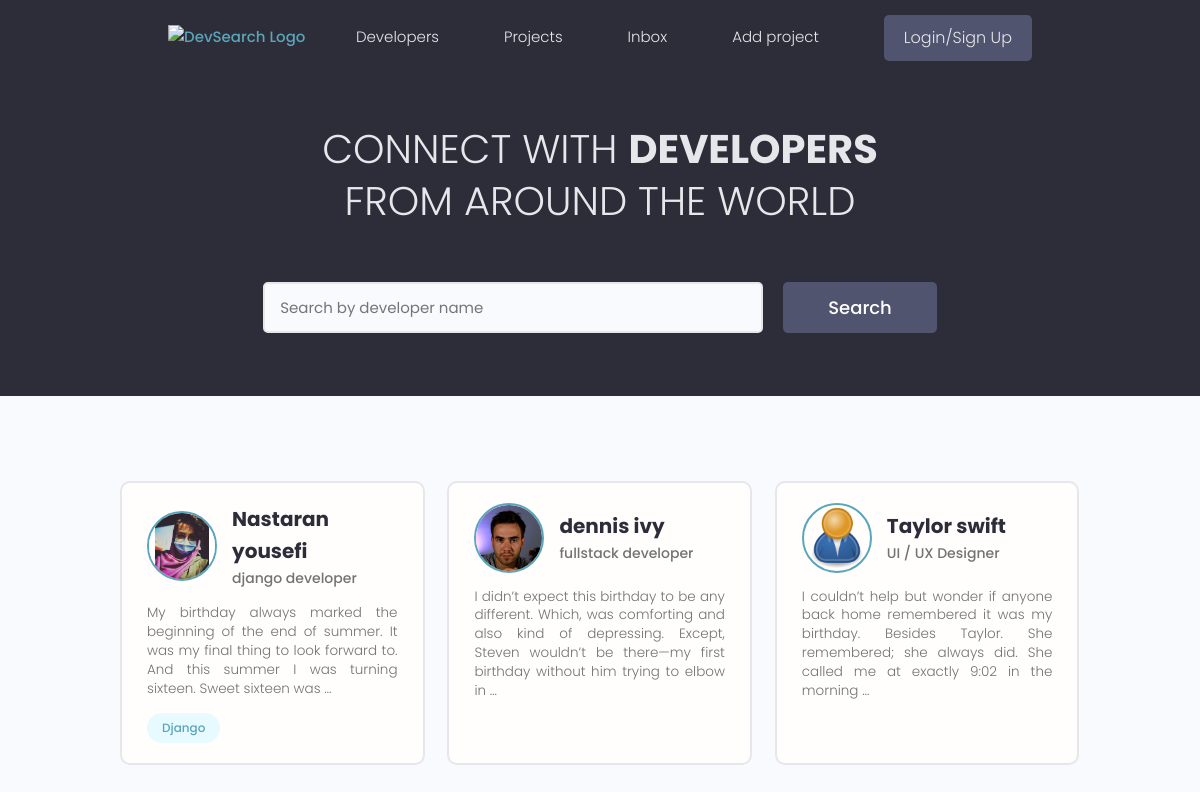
/, run on an earlier commit of the app's database.
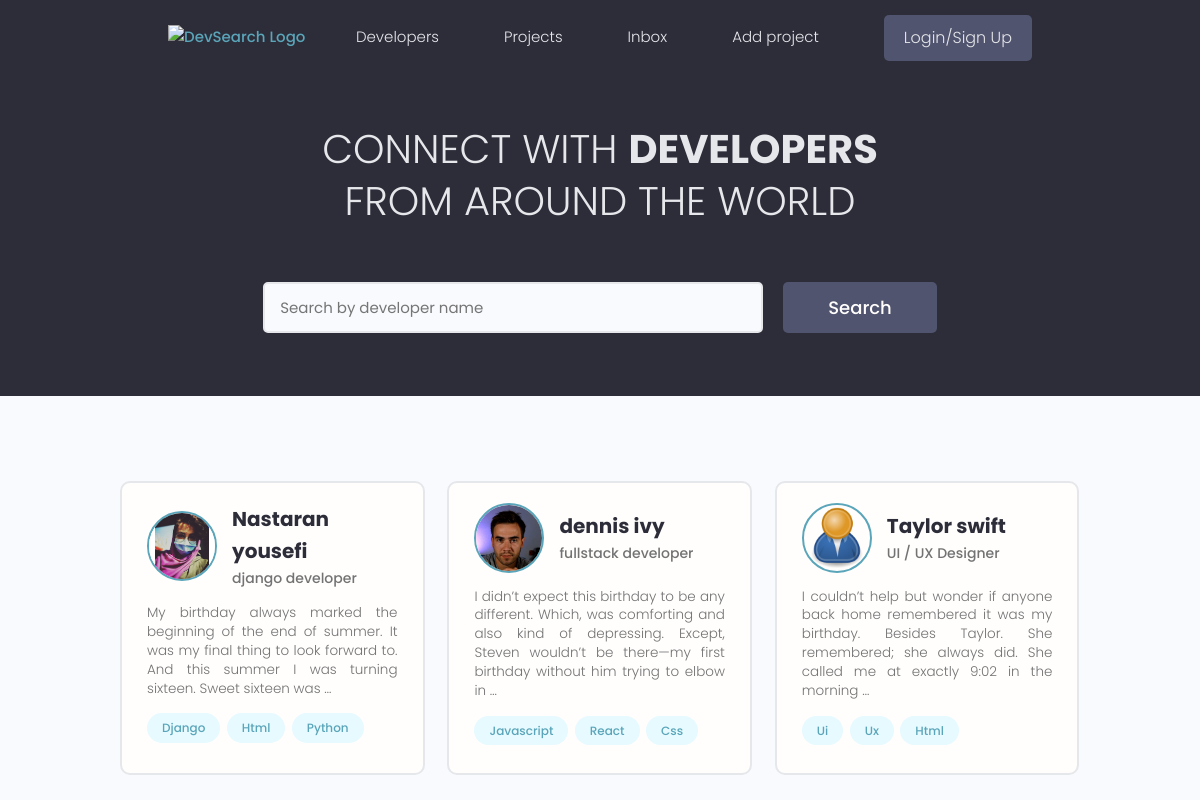
And on a later commit of the database.
### users/models.py (models this page shows, shortened)
class Profile(models.Model):
    user = models.OneToOneField(User, on_delete=models.CASCADE, null=True, blank=True)
    name = models.CharField(max_length=250, null=True, blank=True)
    username = models.CharField(max_length=250, null=True, blank=True)
    email = models.EmailField(max_length=500, blank=True, null=True)
    short_intro = models.CharField(max_length=200, blank=True, null=True)
    bio = models.TextField(blank=True, null=True)
    location = models.CharField(max_length=200, blank=True, null=True)
    profile_image = models.ImageField(blank=True, null=True, upload_to='profiles/',
                         default='profiles/user-default.png')
    social_github = models.CharField(max_length=500, blank=True, null=True)
    social_linkedin = models.CharField(max_length=500, blank=True, null=True)
    social_website = models.CharField(max_length=500, blank=True, null=True)
    social_twitter = models.CharField(max_length=500, blank=True, null=True)
    created = models.DateTimeField(auto_now_add=True)
    id = models.UUIDField(default=uuid.uuid4, unique=True, editable=False, primary_key=True)

class Skill(models.Model):
    owner = models.ForeignKey(Profile, on_delete=models.CASCADE)
    name = models.CharField(max_length=200, blank=True, null=True)
    description = models.TextField(null=True, blank=True)

### users/views.py (the view)
# urls.py: path('', views.profiles, name='profiles'),
def profiles(request):
    profiles = Profile.objects.all()
    context = {
        'profiles' : profiles,
    }
    return render(request, 'users/profiles.html', context)

### users/templates/users/profiles.html (shortened to what this page needs)
{% extends 'main.html' %}
{% block content %}
<main class="home">
    <section class="hero-section text-center">
      <div class="container container--narrow">
        <div class="hero-section__box">
          <h2>CONNECT WITH <span>DEVELOPERS</span></h2>
          <h2>FROM AROUND THE WORLD</h2>
        </div>
        <div class="hero-section__search">
          <form class="form" action="#" method="get">
            <div class="form__field">
              <input class="input input--text" id="formInput#search" type="text" name="text"
                placeholder="Search by developer name" />
            </div>
            <input class="btn btn--sub btn--lg" type="submit" value="Search" />
          </form>
        </div>
      </div>
    </section>
    <section class="devlist">
      <div class="container">
        <div class="grid grid--three">
        {% for profile in profiles %}
          <div class="column card">
            <div class="dev">
              <a href="{% url 'user-profile' profile.pk %}" class="card__body">
                <div class="dev__profile">
                  <img class="avatar avatar--md" src="{{ profile.profile_image.url }}" alt="image" />
                  <div class="dev__meta">
                    <h3>{{ profile.name }}</h3>
                    <h5>{{ profile.short_intro|truncatewords:6 }}</h5>
                  </div>
                </div>
                <p class="dev__info">{{ profile.bio|truncatewords:30 }}</p>
                <div class="dev__skills">
                    {% for skill in profile.skill_set.all|slice:'6' %}
                      <span class="tag tag--pill tag--main">
                        <small>{{ skill.name|title }}</small>
                      </span>
                    {% endfor %}
                </div>
              </a>
            </div>
          </div>
          {% endfor %}
        </div>
      </div>
    </section>
  </main>
{% endblock %}

### templates/main.html (shortened to what this page needs)
<!doctype html>
{% load static %}
<html lang="en">
<head>
  <link rel="stylesheet" href="https://cdn.iconmonstr.com/1.3.0/css/iconmonstr-iconic-font.min.css" />
  <link rel="stylesheet" href="{% static 'uikit/styles/uikit.css' %}" />
  <link rel="stylesheet" href="{% static 'styles/app.css' %}" />
</head>
<body>
{% include 'navbar.html' %}
{% block content %}
{% endblock %}
</body>
</html>

### templates/navbar.html (shortened to what this page needs)
{% load static %}
  <header class="header">
    <div class="container container--narrow">
      <a href="{% url 'profiles' %}" class="header__logo">
        <img src="{% static 'images/logo.svg' %}" alt="DevSearch Logo" />
      </a>
      <nav class="header__nav">
        <ul class="header__menu">
          <li class="header__menuItem"><a href="{% url 'profiles' %}">Developers</a></li>
          <li class="header__menuItem"><a href="{% url 'projects' %}">Projects</a></li>
          <li class="header__menuItem"><a href="">Inbox</a></li>
          <li class="header__menuItem"><a href="{% url 'create_project' %}">Add project</a></li>
          <li class="header__menuItem"><a href="" class="btn btn--sub">Login/Sign Up</a></li>
        </ul>
      </nav>
    </div>
  </header>

### static/styles/app.css (style rules this page uses)
:root { --color-sub: #2d2d39; }
.btn--sub { background-color: var(--color-sub-light); }
.card { border: 2px solid var(--color-light); }
img { width: 100%; }
.header { position: sticky; z-index: 111; background-color: var(--color-sub); padding: 1.5rem 0; }
.header > .container { display: flex; justify-content: space-between; align-items: center; }
.header__logo > img { height: 3.8rem; }
.header__nav > ul { display: inline-flex; align-items: center; list-style: none; gap: 6.5rem; }
.header__menuItem > a { color: var(--color-light); font-weight: 300; }
.hero-section { height: 40vh; display: flex; align-items: center; background-color: var(--color-sub); }
.hero-section__box { margin-bottom: 4rem; }
.hero-section__box > h2, .hero-section__box > h2 > span { font-size: 4rem; color: var(--color-light); line-height: 1.3; text-transform: uppercase; }
.hero-section__box > h2 { font-weight: 300; }
.hero-section__box > h2 > span { font-weight: 700; }
.hero-section__search > .form { display: flex; align-items: center; justify-content: center; gap: 2rem; }
.hero-section__search > .form input.input--text { width: 50rem; }
.devlist { margin-top: 8rem; }
.devlist .grid { align-items: stretch; }
.devlist .dev .dev__profile { display: flex; align-items: center; gap: 1.5rem; }
.devlist .dev .dev__meta h3 { color: var(--color-sub); font-size: 2rem; font-weight: 700; }
.devlist .dev .dev__meta h5 { color: var(--color-text); font-size: 1.4rem; font-weight: 500; }
.devlist .dev .dev__info { margin: 1.5rem 0; font-size: 1.35rem; line-height: 1.4; text-align: justify; }

### static/uikit/styles/modules/_variables.css (style rules this page uses)
:root { --color-main: #5aa5b9; --color-main-light: #e6faff; --color-sub: #3f4156; --color-sub-light: #51546e; --color-sub-lighter: #ededfd; --color-text: #737373; --color-gray: #8b8b8b; --color-light: #e5e7eb; --color-light-gray: #767676; --color-bg: #f8fafd; --color-white: #fffefd; --color-white-light: #f3f3f3; --color-success: #359e64; --color-success-bg: #def8e8; --color-error: #fc4b0b; --color-error-bg: #fff2ee; --font-base: 'Poppins', arial, helvetica, 'Segoe UI', roboto, ubuntu, sans-serif; --font-monospace: 'Fira Code', 'Courier New', courier, monospace; --font-regular: 300; --font-medium: 500; --font-bold: 700; --generic-shadow: 1px 1px 5px #00000010; --generic-transition: all 0.3s ease-in-out; }

### static/uikit/styles/modules/_base.css (style rules this page uses)
* { margin: 0; padding: 0; box-sizing: border-box; text-rendering: optimizeLegibility; color: inherit; font-size: inherit; }
html { font-size: 50%; }
@media only screen and (min-width: 480px) { html { font-size: 56.25%; } }
@media only screen and (min-width: 1200px) { html { font-size: 62.5%; } }
body { line-height: 1.6; font-weight: 400; font-size: 1.5rem; color: var(--color-text); background-color: var(--color-bg); min-height: 100vh; }

### static/uikit/styles/modules/_typography.css (style rules this page uses)
* { font-family: var(--font-base); }
h2 { font-size: 3.6rem; font-weight: var(--font-bold); }
h3 { font-size: 3.2rem; font-weight: var(--font-medium); }
h5 { font-size: 2.4rem; font-weight: var(--font-medium); }
h5, h6 { font-weight: var(--font-regular); }
p, span, strong { font-size: 1.6rem; color: var(--color-text); font-weight: var(--font-regular); }
a { padding-bottom: 2px; text-decoration: none; display: inline-block; color: var(--color-main); font-weight: var(--font-medium); }

### static/uikit/styles/modules/_utilities.css (style rules this page uses)
.container { width: 92%; max-width: 165rem; margin: 0 auto; box-sizing: border-box; }
.container--narrow { width: 92%; max-width: 120rem; }
@media screen and (min-width: 1000px) { .container { width: 90%; } }
@media screen and (min-width: 1000px) { .container--narrow { width: 85%; } }
@media screen and (min-width: 1200px) { .container { width: 80%; } }
@media screen and (min-width: 1200px) { .container--narrow { width: 72%; } }
.text-center { text-align: center; }

### static/uikit/styles/modules/_avatar.css (style rules this page uses)
.avatar { border-radius: 50%; border: 2px solid var(--color-main); object-fit: cover; }
.avatar--md { height: 7rem; width: 7rem; }

### static/uikit/styles/modules/_button.css (style rules this page uses)
.btn { display: inline-block; position: relative; cursor: pointer; background-color: var(--color-light); font-weight: var(--font-medium); color: var(--color-sub); text-decoration: none; padding: 1rem 2rem; border-radius: 0.5rem; border: none; width: -webkit-fit-content; width: -moz-fit-content; width: fit-content; height: -webkit-fit-content; height: -moz-fit-content; height: fit-content; font-size: 1.6rem; outline-width: 0; outline-color: transparent; -webkit-backface-visibility: hidden; backface-visibility: hidden; transition: all 0.3s ease-in-out; }
.btn--sub { background-color: var(--color-sub); color: var(--color-white); }
.btn--lg { font-size: 1.8rem; padding: 1.2rem 4.5rem; }

What changed in the data, as far as the page shows it:
added Skill: name "Html", shown under Profile "Nastaran yousefi"
added Skill: name "Python", shown under Profile "Nastaran yousefi"
added Skill: name "Javascript", shown under Profile "dennis ivy"
added Skill: name "React", shown under Profile "dennis ivy"
added Skill: name "Css", shown under Profile "dennis ivy"
added Skill: name "Ui", shown under Profile "Taylor swift"
added Skill: name "Ux", shown under Profile "Taylor swift"
added Skill: name "Html", shown under Profile "Taylor swift"
